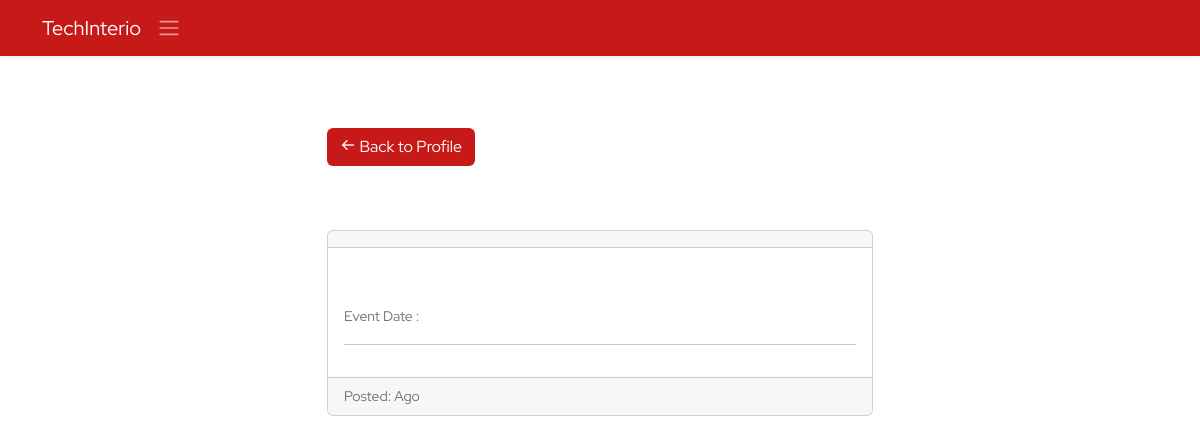
Page /ems/event/10/ (signed in) on the earlier database version.
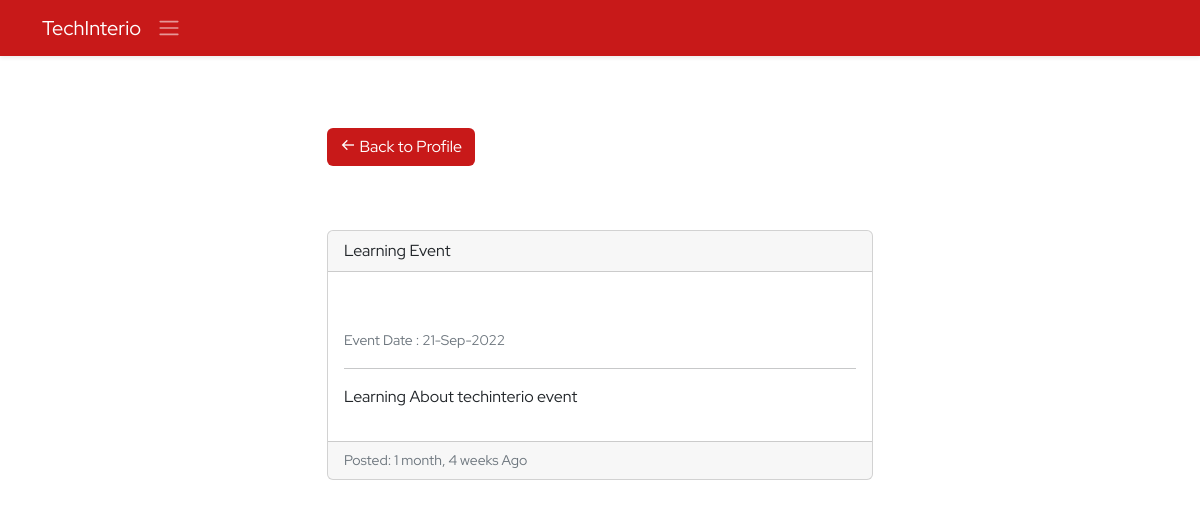
Same page on the later database version.
### ems/models.py (models this page shows, shortened)
class Events(models.Model):
    title=models.CharField(max_length=150)
    description=models.TextField(max_length=300)
    created_at=models.DateTimeField(auto_now_add=True)
    updated_at=models.DateTimeField(auto_now=True)
    image=models.ImageField(upload_to='events',null=True,blank=True)
    date=models.DateField()
    is_completed=models.BooleanField(default=False)
    @property
    def imageURL(self):
        try:
            url=self.image.url
        except:
            url=''
        return url

### ems/views.py (the view)
# urls.py: path('event/<id>/',event,name='event'),
@login_required()
def event(request,id):
    context={}
    try:
        if not request.user.is_superuser:
            profile_obj=Employee.objects.get(user=request.user)
            context['profile']=profile_obj
        event=Events.objects.get(id=id)
        context['event']=event
    except Exception as e:
        print('Events Exception : ',e)
    return render(request,'ems/event.html',context)

### ems/models.py (called while the page is built)
    @property
    def imageURL(self):
        try:
            url=self.avtar.url
        except:
            url=''
        return url

### ems/templates/ems/event.html (shortened to what this page needs)
{% extends './base.html' %}
{% block body %}
<section class="py-5">
    <div class="container">
        <div class="row d-flex justify-content-center align-items-center flex-column">
            <div class="col-6 mb-5">
                {% if request.user.is_superuser %}
                <a href="{% url 'ems:view-events' %}" class="my-3 btn nav-bg text-white"><i class='bx bx-arrow-back'></i> Back</a>
                {% else %}
                <a href="{% url 'ems:profile' %}" class="my-3 btn nav-bg text-white"><i class='bx bx-arrow-back'></i> Back to Profile</a>
                {% endif %}
            </div>
            <div class="col-6">
                <div class="card mb-3">
                    <div class="card-header">
                        {{event.title}}
                    </div>
                    <div class="card-body">
                        <div class="mb-3">
                        </div>
                        <div class="mb-2 text-muted">
                            <small>
                            <span class="text-muted">Event Date : </span>{{event.date | date:'d-M-Y'}}
                        </small>
                        </div>
                        <hr>
                        <p >{{event.description}}</p>
                    </div>
                    <div class="card-footer small text-muted">Posted: {{event.created_at|timesince}} Ago</div>
                </div>
            </div>
        </div>
    </div>
</section>
{% endblock body %}

Differences in the rows shown:
added Events: title "Learning Event", date "21-Sep-2022", description "Learning About techinterio event", created_at "1 month, 4 weeks"
